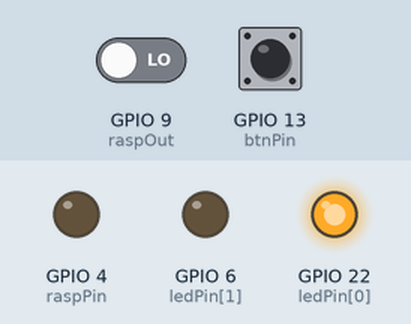
Simulated run of this program. Board: Raspberry Pi (BCM pin numbers). Parts: output pins drawn as LEDs (lit = HIGH). Dashed ring = blinking. Inputs (shaded band) come from the test bench; at power-on: GPIO 13 (btnPin) LOW, GPIO 9 (raspOut) LOW.

Above: at 1.2 s.
1.3 s: GPIO 13 (btnPin) pulled HIGH for 1 s
At 2.8 s:
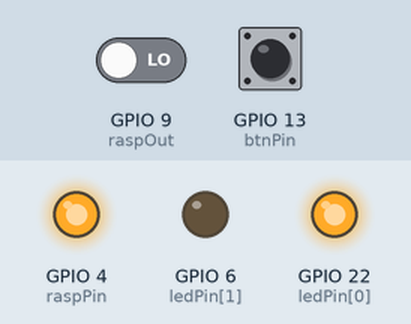
4.3 s: GPIO 9 (raspOut) driven HIGH
At 5.5 s:
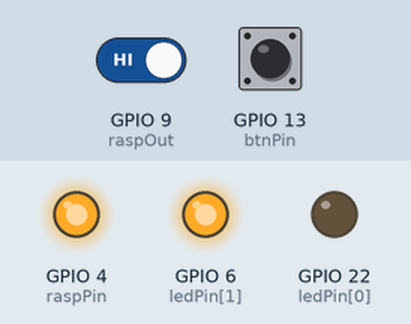
5.8 s: GPIO 13 (btnPin) pulled HIGH for 0.15 s
At 6.8 s:
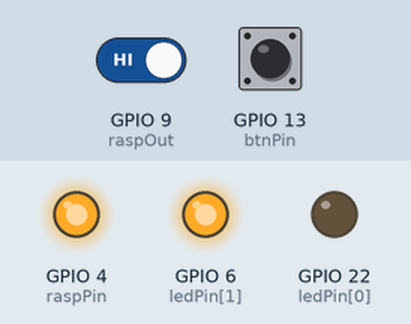
7.4 s: GPIO 13 (btnPin) pulled HIGH for 3.2 s
At 7.65 s:
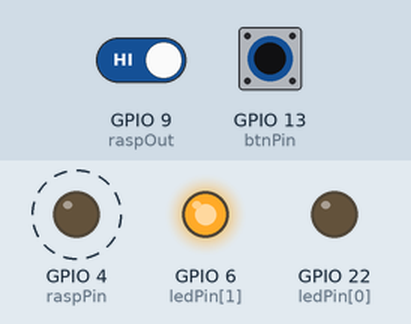
12.1 s: GPIO 9 (raspOut) driven LOW
At 12.8 s:
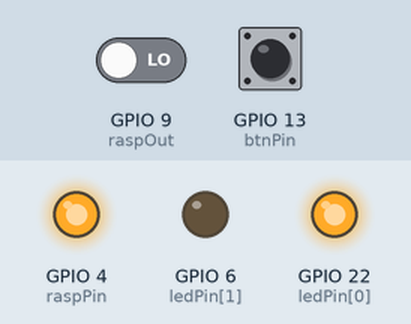
Timing chart, 0 to 14.6 s (numbered marks = the images above; inputs shaded):
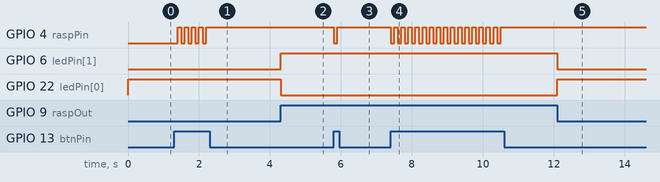

The program:

Opdracht_8d.py
```python
import RPi.GPIO as GPIO
import time

ledPin = [22, 6]
raspPin = 4
raspOut = 9
btnPin = 13
btnstate = 0

GPIO.setmode(GPIO.BCM)
GPIO.setup(ledPin[0], GPIO.OUT)
GPIO.setup(ledPin[1], GPIO.OUT)
GPIO.setup(raspPin, GPIO.OUT)
GPIO.setup(raspOut, GPIO.IN)
GPIO.setup(btnPin, GPIO.IN, GPIO.PUD_DOWN)

while True:
    # De if statement begint bij het checken of de button is ingedrukt
    if GPIO.input(btnPin) == 1:
        # ALs de button wel is ingedrukt dan wordt de raspin op high gezet
        # deze pin staat aangesloten op de arduino, die vervolgens de code daar
        # weer kan uitvoeren. Dan wordt de buttonstate gereset, zodat het de loop
        # weer kan doorlopen
        if btnstate == 1:
            GPIO.output(raspPin, GPIO.HIGH)
            btnstate = 0
        # Hier gebeurd precies hetzelfde, maar andersom.
        # Buttonstate wordt op 1 gezet, zodat het de loop weer
        # kan doorlopen
        elif btnstate == 0:
            GPIO.output(raspPin, GPIO.LOW)
            btnstate = 1
    # de raspout pin wordt door de arduino op hoog of laag gezet.
    # deze wordt hier uitgelezen. Als de pin op high staat gaat de ene
    # led aan en de andere uit. Bij low hetzelfde, maar dan andersom
    if GPIO.input(raspOut) == 1:
        GPIO.output(ledPin[0], GPIO.LOW)
        GPIO.output(ledPin[1], GPIO.HIGH)
    elif GPIO.input(raspOut) == 0:
        GPIO.output(ledPin[0], GPIO.HIGH)
        GPIO.output(ledPin[1], GPIO.LOW)
    time.sleep(0.1)
```

Measured:
- after the input at 1.3 s, GPIO 4 (raspPin): alternates HIGH for 0.10 s and LOW for 0.10 s, 9 changes in all, then stays HIGH, starting after 0.10 s
- after the input at 4.3 s, GPIO 6 (ledPin[1]): LOW → HIGH at once; GPIO 22 (ledPin[0]): HIGH → LOW at once
- after the input at 5.8 s, GPIO 4 (raspPin): HIGH → LOW at once, → HIGH 0.10 s later
- after the input at 7.4 s, GPIO 4 (raspPin): alternates HIGH for 0.10 s and LOW for 0.10 s, 32 changes in all, then stays HIGH, starting at once
- after the input at 12.1 s, GPIO 6 (ledPin[1]): HIGH → LOW at once; GPIO 22 (ledPin[0]): LOW → HIGH at once
